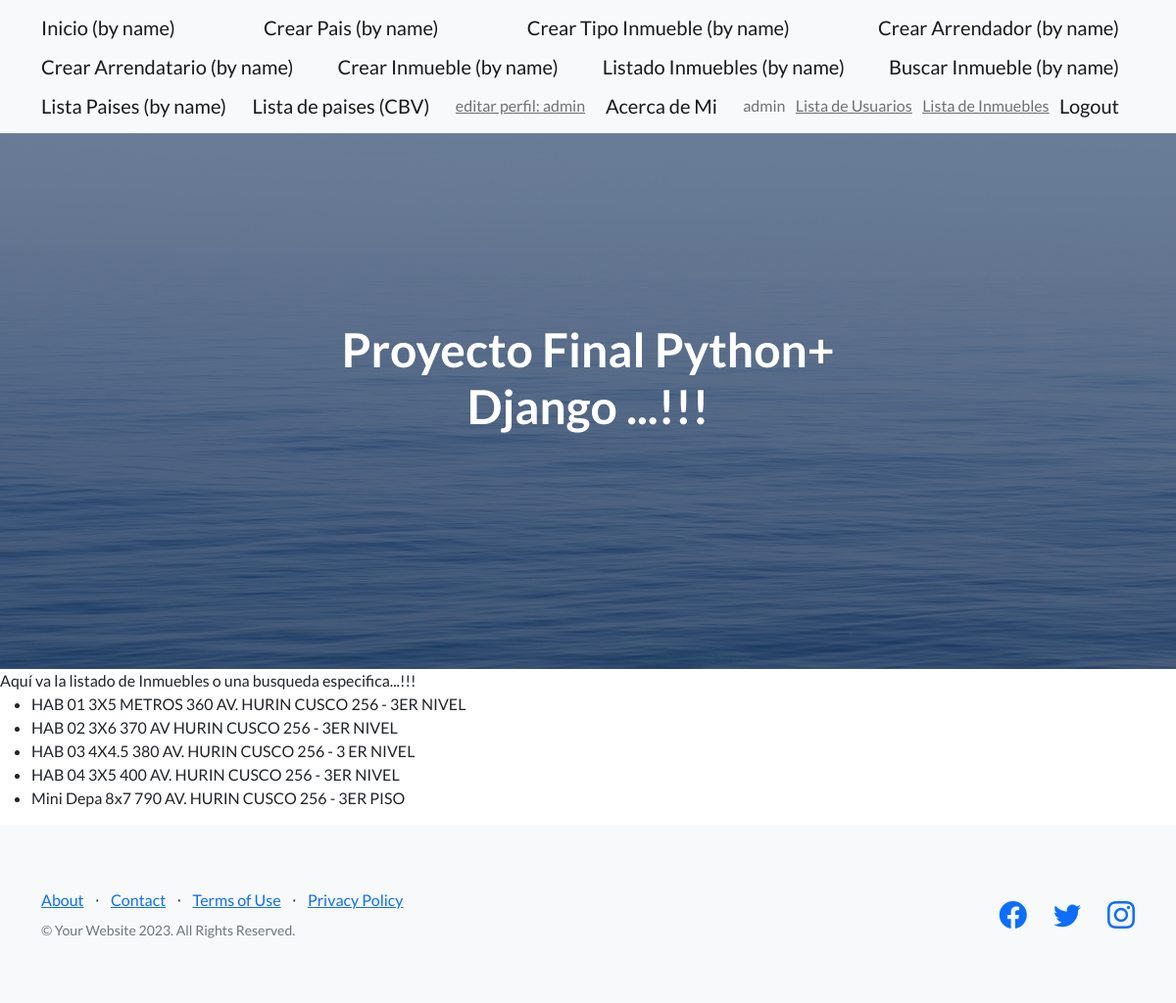
/AppCoder/Lista-inmueble/ (signed in), run on an earlier commit of the app's database.
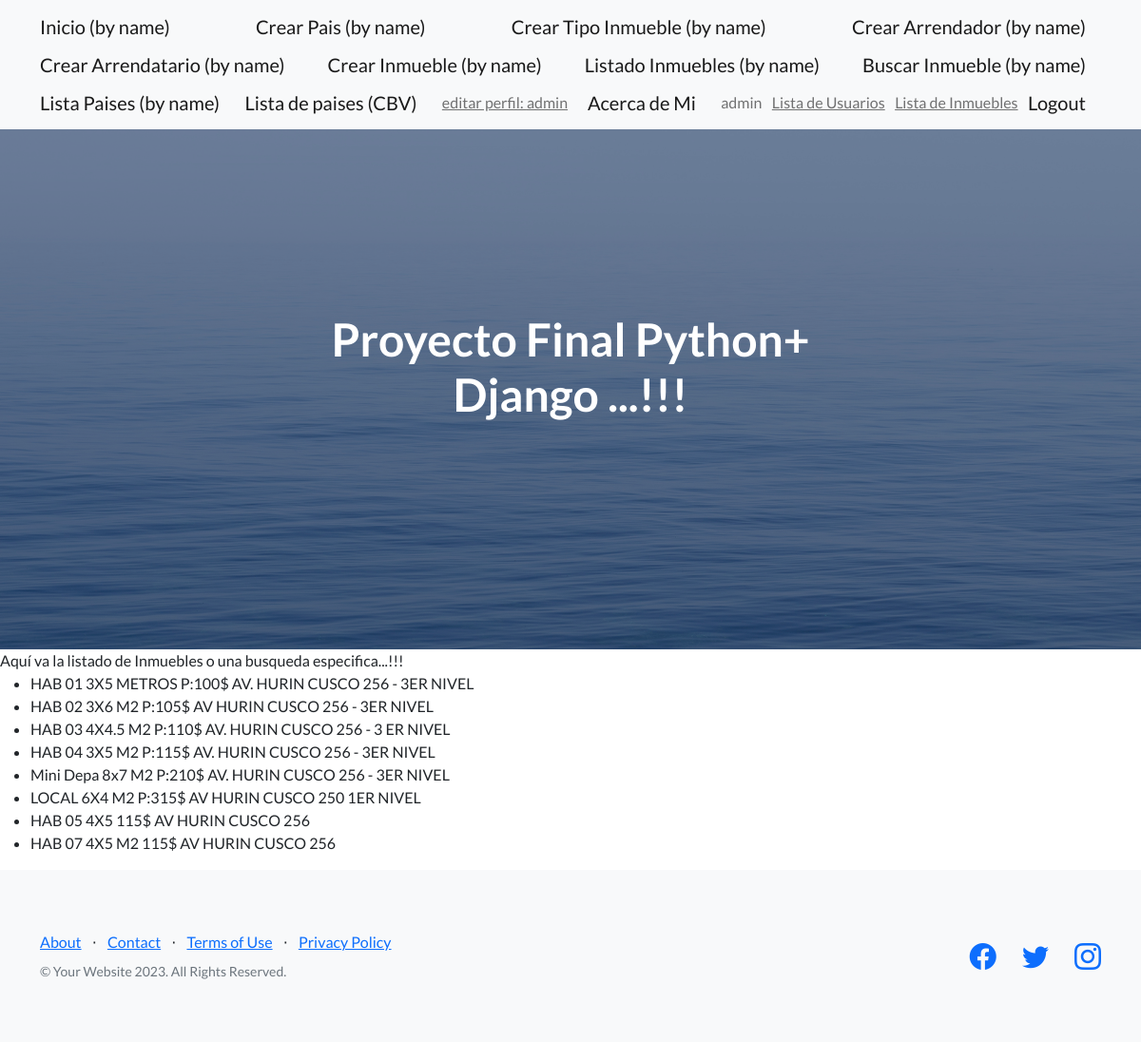
And on a later commit of the database.
### AppCoder/models.py (models this page shows, shortened)
class Inmueble(models.Model):
        nombre = models.CharField(max_length=12)
        medidas = models.CharField(max_length=20)
        precio = models.CharField(max_length=10)
        direccion = models.CharField(max_length=50)
        tipo = models.ForeignKey(Tipo_inmueble, on_delete=models.SET_NULL, null=True, blank=True)

### AppCoder/views.py (the view)
# urls.py: path("Lista-inmueble/",Lista_inmueble, name="Lista-inmueble"),
def Lista_inmueble(request):
    inmueble = Inmueble.objects.all()
    return render(request,"AppCoder/inmueblelistado.html", {"inmueble":inmueble})

### AppCoder/templates/AppCoder/inmueblelistado.html
{% extends "AppCoder/padre.html" %}
{% block contenidoQueCambia %}
Aquí va la listado de Inmuebles o una busqueda especifica...!!!
{% if inmueble %}
<ul>
    {% for inmueblex in inmueble %}
    <li>{{ inmueblex.nombre }} {{ inmueblex.medidas }} {{ inmueblex.precio }} {{ inmueblex.direccion }} </li>
    {% endfor %}
</ul>
{% else %}
<H1>No existen inmuebles en la BBDD ...!!!</H1>
{% endif %}
{% endblock %}

### AppCoder/templates/AppCoder/padre.html (shortened to what this page needs)
{% load static %}
<!DOCTYPE html>
<html lang="en">
    <head>
        <link href="https://cdn.jsdelivr.net/npm/bootstrap-icons@1.5.0/font/bootstrap-icons.css" rel="stylesheet" type="text/css" />
        <link href="{% static 'AppCoder/css/styles.css'  %}" rel="stylesheet" />
    </head>
    <body>
        <nav class="navbar navbar-light bg-light static-top">
            <div class="container">
             {% if user.is_authenticated %}
                    <a class="navbar-brand" href="{% url 'AppCoder:inicio' %}">Inicio (by name) </a>
                    <a class="navbar-brand" href="{% url 'AppCoder:crea-pais' %}">Crear Pais (by name) </a>
                    <a class="navbar-brand" href="{% url 'AppCoder:crea-tipoinmueble' %}">Crear Tipo Inmueble (by name) </a>
                    <a class="navbar-brand" href="{% url 'AppCoder:crea-arrendador' %}">Crear Arrendador (by name) </a>
                    <a class="navbar-brand" href="{% url 'AppCoder:crea-arrendatario' %}">Crear Arrendatario (by name) </a>
                    <a class="navbar-brand" href="{% url 'AppCoder:crea-inmueble' %}">Crear Inmueble (by name) </a>
                    <a class="navbar-brand" href="{% url 'AppCoder:Lista-inmueble' %}">Listado Inmuebles (by name) </a>
                    <a class="navbar-brand" href="{% url 'AppCoder:inmueble-buscar' %}">Buscar Inmueble (by name) </a>
                    <a class="navbar-brand" href="{% url 'AppCoder:lista-pais' %}">Lista Paises (by name) </a>
                    <a class="navbar-brand" href="{% url 'AppCoder:pais_list' %}">Lista de paises (CBV)</a>
                    <a class="navbar-text" href="{% url 'AppCoder:editar-perfil' %}">editar perfil: {{ user.username }}</a>
                    <a class="navbar-brand" href="{% url 'AppCoder:acer-auto' %}">Acerca de Mi </a>
                    <span class="navbar-text">{{ user.username }}</span>
                    <a class="navbar-text" href="{% url 'AppCoder:listar_usuarios' %}">Lista de Usuarios</a>
                    <a class="navbar-text" href="{% url 'AppCoder:listar_inmuebles' %}">Lista de Inmuebles</a>
                    <a class="navbar-brand" href="{% url 'AppCoder:logout' %}">Logout</a>
                {% else %}
                    <a class="navbar-brand" href="{% url 'AppCoder:login' %}">Login</a>
                    <a class="navbar-brand" href="{% url 'AppCoder:registro' %}">Registrar usuario</a>
                {% endif %}
            </div>
        </nav>
        <header class="masthead">
            <div class="container position-relative">
                <div class="row justify-content-center">
                    <div class="col-xl-6">
                        <div class="text-center text-white">
                            <h1 class="mb-5">Proyecto Final Python+ Django ...!!!</h1>
                        </div>
                    </div>
                </div>
            </div>
        </header>
        {% block contenidoQueCambia %}
        {% endblock %}
        <footer class="footer bg-light">
            <div class="container">
                <div class="row">
                    <div class="col-lg-6 h-100 text-center text-lg-start my-auto">
                        <ul class="list-inline mb-2">
                            <li class="list-inline-item"><a href="#!">About</a></li>
                            <li class="list-inline-item">⋅</li>
                            <li class="list-inline-item"><a href="#!">Contact</a></li>
                            <li class="list-inline-item">⋅</li>
                            <li class="list-inline-item"><a href="#!">Terms of Use</a></li>
                            <li class="list-inline-item">⋅</li>
                            <li class="list-inline-item"><a href="#!">Privacy Policy</a></li>
                        </ul>
                        <p class="text-muted small mb-4 mb-lg-0">&copy; Your Website 2023. All Rights Reserved.</p>
                    </div>
                    <div class="col-lg-6 h-100 text-center text-lg-end my-auto">
                        <ul class="list-inline mb-0">
                            <li class="list-inline-item me-4">
                                <a href="#!"><i class="bi-facebook fs-3"></i></a>
                            </li>
                            <li class="list-inline-item me-4">
                                <a href="#!"><i class="bi-twitter fs-3"></i></a>
                            </li>
                            <li class="list-inline-item">
                                <a href="#!"><i class="bi-instagram fs-3"></i></a>
                            </li>
                        </ul>
                    </div>
                </div>
            </div>
        </footer>
    </body>
</html>

What changed in the data, as far as the page shows it:
changed Inmueble "HAB 01": precio "360" → "P:100$"
changed Inmueble "HAB 02": medidas "3X6" → "3X6 M2"; precio "370" → "P:105$"
changed Inmueble "HAB 03": medidas "4X4.5" → "4X4.5 M2"; precio "380" → "P:110$"
changed Inmueble "HAB 04": medidas "3X5" → "3X5 M2"; precio "400" → "P:115$"
changed Inmueble "Mini Depa": medidas "8x7" → "8x7 M2"; precio "790" → "P:210$"; direccion "AV. HURIN CUSCO 256 - 3ER PISO" → "AV. HURIN CUSCO 256 - 3ER NIVEL"
added Inmueble: nombre "LOCAL", medidas "6X4 M2", precio "P:315$", direccion "AV HURIN CUSCO 250 1ER NIVEL"
added Inmueble: nombre "HAB 05", medidas "4X5", precio "115$", direccion "AV HURIN CUSCO 256"
added Inmueble: nombre "HAB 07", medidas "4X5 M2", precio "115$", direccion "AV HURIN CUSCO 256"
